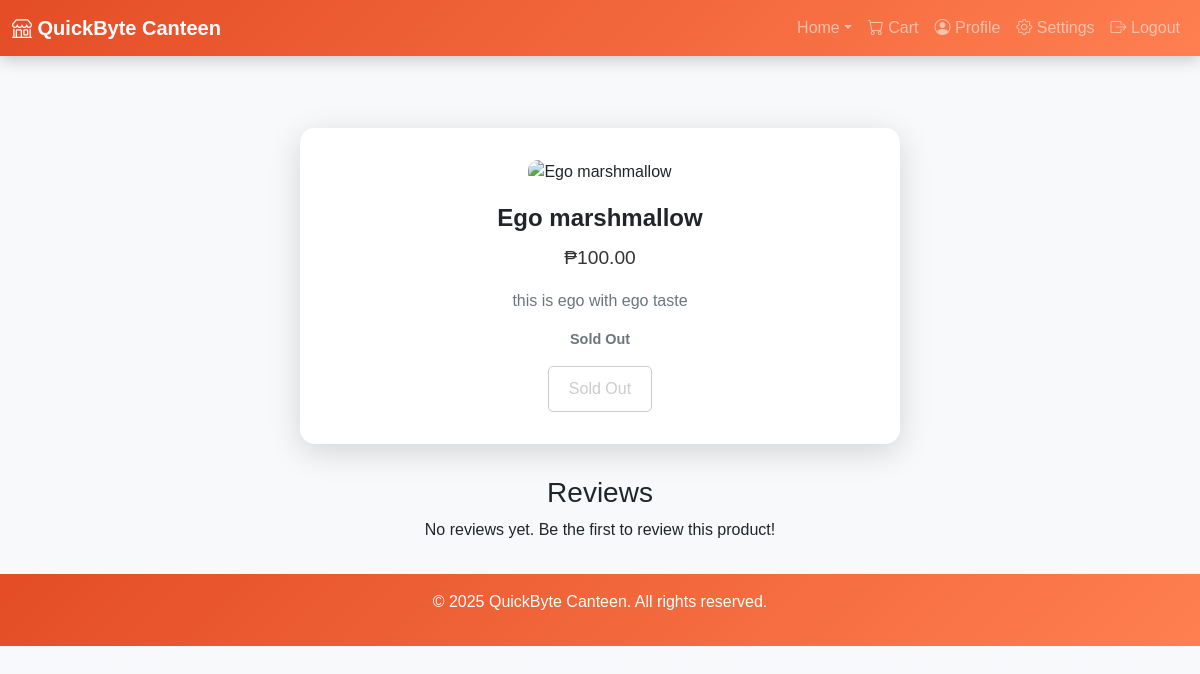
Page /user/product_details.php?item_id=6 (signed in) on the committed database.
### tables this page shows
CREATE TABLE IF NOT EXISTS `menu_items` (
  `item_id` int(11) NOT NULL AUTO_INCREMENT,
  `name` varchar(100) NOT NULL,
  `price` decimal(10,2) NOT NULL,
  `category` enum('Snacks','Drinks','Meals') NOT NULL,
  `availability` tinyint(1) DEFAULT 1,
  `image_path` varchar(255) NOT NULL DEFAULT 'default.jpg',
  `stall_id` int(11) NOT NULL,
  `description` text DEFAULT NULL,
  PRIMARY KEY (`item_id`),
  KEY `stall_id` (`stall_id`)
);

### user/product_details.php (the view, shortened to what this page needs)
<?php
include '../config.php';
$item_id = intval($_GET['item_id']);
$sql = "
    SELECT m.item_id, m.name, m.price, m.category, m.image_path, m.description, m.stall_id, i.quantity AS quantity_in_stock
    FROM menu_items m
    LEFT JOIN inventory i ON m.item_id = i.product_id
    WHERE m.item_id = ?
";
$stmt = $con->prepare($sql);
$stmt->bind_param("i", $item_id);
$stmt->execute();
$result = $stmt->get_result();
$product = $result->fetch_assoc();
$sql_reviews = "
    SELECT f.feedback_id, f.rating, f.comment, f.created_at, f.user_id, u.name AS reviewer_name
    FROM feedback f
    JOIN users u ON f.user_id = u.user_id
    WHERE f.stall_id = ?
    ORDER BY f.created_at DESC
";
$stmt_reviews = $con->prepare($sql_reviews);
$stmt_reviews->bind_param("i", $product['stall_id']);
$stmt_reviews->execute();
$result_reviews = $stmt_reviews->get_result();
$reviews = $result_reviews->fetch_all(MYSQLI_ASSOC);
$countReviews = count($reviews);
$totalRating = 0;
$averageRating = $countReviews > 0 ? round($totalRating / $countReviews, 1) : 0;
?>
<!DOCTYPE html>
<html lang="en">
<head>
    <link rel="stylesheet" href="https://cdn.jsdelivr.net/npm/bootstrap@5.3.0-alpha1/dist/css/bootstrap.min.css">
    <link rel="stylesheet" href="https://cdn.jsdelivr.net/npm/bootstrap-icons/font/bootstrap-icons.min.css">
    <link rel="stylesheet" href="https://cdnjs.cloudflare.com/ajax/libs/font-awesome/6.0.0-beta3/css/all.min.css">
</head>
<body>
    <nav class="navbar navbar-expand-lg navbar-dark fixed-top">
        <div class="container-fluid">
            <a class="navbar-brand" href="index.php"><i class="bi bi-shop"></i> QuickByte Canteen</a>
            <div class="collapse navbar-collapse" id="navbarNav">
                <ul class="navbar-nav ms-auto">
                    <li class="nav-item dropdown">
                        <a class="nav-link dropdown-toggle" href="index.php" id="navbarDropdown" role="button"
                           data-bs-toggle="dropdown" aria-expanded="false">Home</a>
                    </li>
                    <li class="nav-item"><a class="nav-link" href="cart.php"><i class="bi bi-cart"></i> Cart</a></li>
                    <li class="nav-item"><a class="nav-link" href="user_profile.php"><i class="bi bi-person-circle"></i> Profile</a></li>
                    <li class="nav-item"><a class="nav-link" href="settings.php"><i class="bi bi-gear"></i> Settings</a></li>
                    <li class="nav-item"><a class="nav-link" href="../auth/logout.php"><i class="bi bi-box-arrow-right"></i> Logout</a></li>
                </ul>
            </div>
        </div>
    </nav>
    <div class="container mt-5 pt-5">
        <div class="product-card">
            <div class="product-image">
                <img src="<?php echo htmlspecialchars($product['image_path']); ?>" alt="<?php echo htmlspecialchars($product['name']); ?>">
            </div>
            <div class="product-name"><?php echo htmlspecialchars($product['name']); ?></div>
            <div class="product-price">₱<?php echo number_format($product['price'], 2); ?></div>
            <div class="product-description"><?php echo htmlspecialchars($product['description'] ?? 'No description available.'); ?></div>
            <p class="stock-info">
                <?php if ($product['quantity_in_stock'] > 0): ?>
                    <strong>In Stock:</strong> <?php echo $product['quantity_in_stock']; ?> left
                <?php else: ?>
                    <strong>Sold Out</strong>
                <?php endif; ?>
            </p>
            <button
                class="<?php echo $product['quantity_in_stock'] > 0 ? 'btn-add-cart' : 'btn-sold-out'; ?>"
                onclick="addToCart(<?php echo $product['item_id']; ?>)"
                <?php echo $product['quantity_in_stock'] <= 0 ? 'disabled' : ''; ?>
            >
                <?php echo $product['quantity_in_stock'] > 0 ? '<i class="fas fa-cart-plus"></i> Add to Cart' : 'Sold Out'; ?>
            </button>
        </div>
    </div>
    <div class="container reviews-section">
        <h3 class="text-center">Reviews</h3>
        <?php if ($countReviews > 0): ?>
            <p class="text-center">Average Rating: <?php echo $averageRating; ?> / 5</p>
            <?php foreach ($reviews as $review): ?>
                <div class="review-card">
                    <div class="reviewer-name"><?php echo htmlspecialchars($review['reviewer_name']); ?></div>
                    <div class="review-rating">
                        <?php
                            $fullStars = floor($review['rating']);
                            for ($i = 0; $i < $fullStars; $i++) {
                                echo '<i class="fas fa-star"></i> ';
                            }
                            for ($i = $fullStars; $i < 5; $i++) {
                                echo '<i class="far fa-star"></i> ';
                            }
                        ?>
                        (<?php echo htmlspecialchars($review['rating']); ?>/5)
                    </div>
                    <div class="review-comment"><?php echo nl2br(htmlspecialchars($review['comment'])); ?></div>
                    <div class="text-muted" style="font-size: 0.8rem;"><?php echo htmlspecialchars($review['created_at']); ?></div>
                    <?php if ($review['user_id'] == $_SESSION['user_id']): ?>
                        <div class="mt-2">
                            <a href="edit_review.php?feedback_id=<?php echo urlencode($review['feedback_id']); ?>" class="btn btn-primary btn-sm">
                                <i class="bi bi-pencil"></i> Edit
                            </a>
                            <a href="delete_review.php?feedback_id=<?php echo urlencode($review['feedback_id']); ?>" class="btn btn-danger btn-sm" onclick="return confirm('Are you sure you want to delete this review?');">
                                <i class="bi bi-trash"></i> Delete
                            </a>
                        </div>
                    <?php endif; ?>
                </div>
            <?php endforeach; ?>
        <?php else: ?>
            <p class="text-center">No reviews yet. Be the first to review this product!</p>
        <?php endif; ?>
    </div>
    <footer>
        <p>&copy; 2025 QuickByte Canteen. All rights reserved.</p>
    </footer>
</body>
</html>

### user/product_details.php (style rules this page uses)
body { background-color: #f8f9fa; min-height: 100vh; font-family: 'Poppins', sans-serif; }
.navbar { background: linear-gradient(135deg, #e44d26, #ff7f50); box-shadow: 0 4px 15px rgba(0,0,0,0.2); }
.navbar-brand { font-weight: bold; }
.product-card { background: rgba(255, 255, 255, 0.95); border-radius: 15px; box-shadow: 0 8px 32px rgba(0,0,0,0.15); padding: 2rem; text-align: center; max-width: 600px; margin: 2rem auto; }
.product-image img { max-width: 100%; height: auto; border-radius: 10px; margin-bottom: 1rem; cursor: pointer; transition: transform 0.3s ease; }
.product-name { font-size: 1.5rem; font-weight: bold; margin-bottom: 0.5rem; }
.product-price { font-size: 1.2rem; color: #333; margin-bottom: 1rem; }
.product-description { font-size: 1rem; color: #6c757d; margin-bottom: 1rem; }
.stock-info { font-size: 0.9em; color: #6c757d; margin-bottom: 1rem; }
.btn-sold-out { background-color: transparent; border: 1px solid #ccc; color: #ccc; border-radius: 5px; padding: 10px 20px; cursor: not-allowed; }
.reviews-section { margin-top: 2rem; max-width: 800px; margin-left: auto; margin-right: auto; }
footer { background: linear-gradient(135deg, #e44d26, #ff7f50); color: white; text-align: center; padding: 1rem 0; margin-top: 2rem; }

### rows in the picture
menu_items: name "Ego marshmallow", price "100.00", description "this is ego with ego taste"
